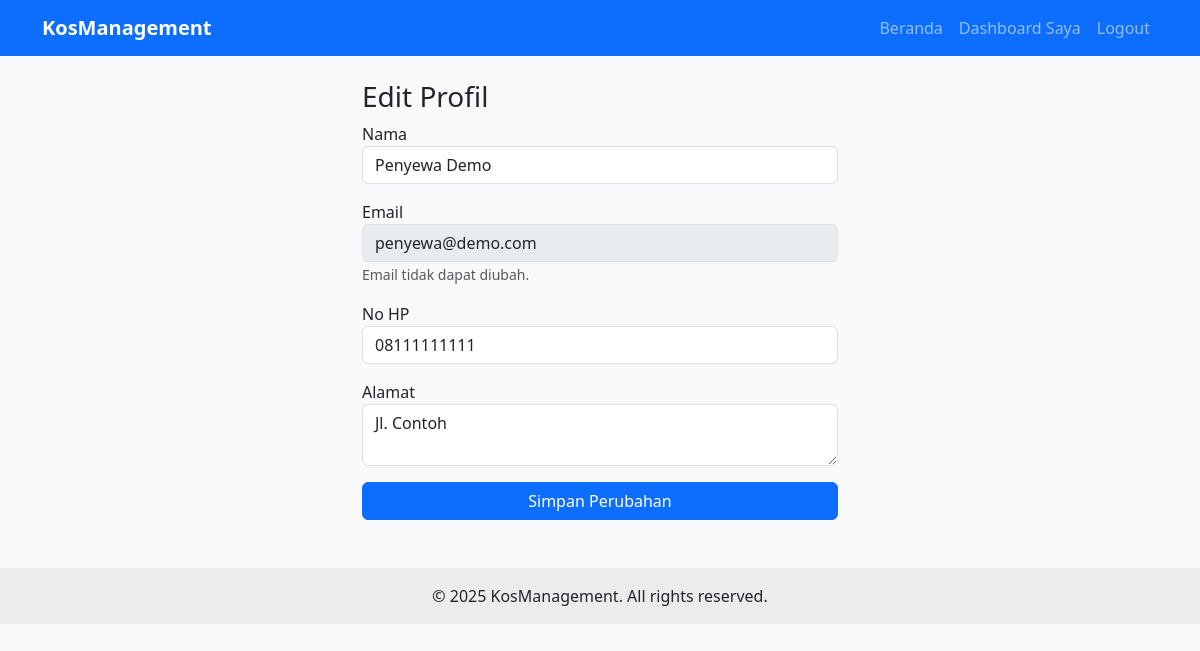
Page /user/profil.php (signed in) on the committed database.
### tables this page shows
CREATE TABLE `users` (
  `id_user` int(11) NOT NULL AUTO_INCREMENT,
  `nama` varchar(100) NOT NULL,
  `email` varchar(100) NOT NULL,
  `password` varchar(255) NOT NULL,
  `no_hp` varchar(15) DEFAULT NULL,
  `alamat` text DEFAULT NULL,
  `role` enum('admin','penyewa') DEFAULT 'penyewa',
  `created_at` timestamp NOT NULL DEFAULT current_timestamp(),
  PRIMARY KEY (`id_user`),
  UNIQUE KEY `email` (`email`)
);

### user/profil.php (the view, shortened to what this page needs)
<?php
$id_user = $_SESSION['user']['id_user'];
$database = new Database();
$db = $database->getConnection();
$stmt = $db->prepare("SELECT nama, email, no_hp, alamat FROM users WHERE id_user = :id");
$stmt->execute([':id' => $id_user]);
$userData = $stmt->fetch(PDO::FETCH_ASSOC);
?>
<!DOCTYPE html>
<html lang="id">
<head>
    <link href="https://cdn.jsdelivr.net/npm/bootstrap@5.3.0/dist/css/bootstrap.min.css" rel="stylesheet">
    <link rel="stylesheet" href="../assets/css/style.css">
</head>
<body>
    <?php include '../includes/navbar.php'; ?>
    <div class="container mt-4" style="max-width: 500px;">
        <h3>Edit Profil</h3>
        <form method="POST">
            <div class="mb-3">
                <label>Nama</label>
                <input type="text" name="nama" class="form-control" value="<?= htmlspecialchars($userData['nama']) ?>" required>
            </div>
            <div class="mb-3">
                <label>Email</label>
                <input type="email" class="form-control" value="<?= htmlspecialchars($userData['email']) ?>" disabled>
                <small class="text-muted">Email tidak dapat diubah.</small>
            </div>
            <div class="mb-3">
                <label>No HP</label>
                <input type="text" name="no_hp" class="form-control" value="<?= htmlspecialchars($userData['no_hp']) ?>" required>
            </div>
            <div class="mb-3">
                <label>Alamat</label>
                <textarea name="alamat" class="form-control" rows="2" required><?= htmlspecialchars($userData['alamat']) ?></textarea>
            </div>
            <button type="submit" class="btn btn-primary w-100">Simpan Perubahan</button>
        </form>
    </div>
    <?php include '../includes/footer.php'; ?>
</body>
</html>

### assets/css/style.css (style rules this page uses)
body { background-color: #f8f9fa; }

### rows in the picture
users: nama "Penyewa Demo", email "penyewa@demo.com", no_hp "08111111111", alamat "Jl. Contoh"
